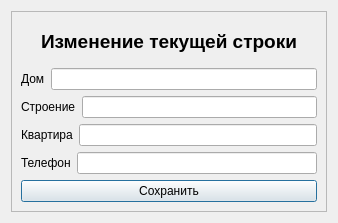
<?xml version="1.0" encoding="UTF-8"?>
<ui version="4.0">
 <class>UpdateWindow</class>
 <widget class="QDialog" name="UpdateWindow">
  <property name="geometry">
   <rect>
    <x>0</x>
    <y>0</y>
    <width>338</width>
    <height>223</height>
   </rect>
  </property>
  <property name="windowTitle">
   <string>Изменить</string>
  </property>
  <layout class="QVBoxLayout" name="verticalLayout_2">
   <item>
    <widget class="QFrame" name="frame">
     <property name="frameShape">
      <enum>QFrame::StyledPanel</enum>
     </property>
     <property name="frameShadow">
      <enum>QFrame::Raised</enum>
     </property>
     <layout class="QVBoxLayout" name="verticalLayout">
      <item>
       <widget class="QLabel" name="InsertWindowName">
        <property name="font">
         <font>
          <pointsize>14</pointsize>
          <weight>75</weight>
          <bold>true</bold>
         </font>
        </property>
        <property name="text">
         <string>Изменение текущей строки</string>
        </property>
        <property name="alignment">
         <set>Qt::AlignCenter</set>
        </property>
       </widget>
      </item>
      <item>
       <layout class="QHBoxLayout" name="horizontalLayout_5">
        <item>
         <widget class="QLabel" name="BldnLabel">
          <property name="text">
           <string>Дом</string>
          </property>
         </widget>
        </item>
        <item>
         <widget class="QLineEdit" name="BldnInput"/>
        </item>
       </layout>
      </item>
      <item>
       <layout class="QHBoxLayout" name="horizontalLayout_6">
        <item>
         <widget class="QLabel" name="Bldn_hLabel">
          <property name="text">
           <string>Строение</string>
          </property>
         </widget>
        </item>
        <item>
         <widget class="QLineEdit" name="Bldn_hInput"/>
        </item>
       </layout>
      </item>
      <item>
       <layout class="QHBoxLayout" name="horizontalLayout_7">
        <item>
         <widget class="QLabel" name="ApprLabel">
          <property name="text">
           <string>Квартира</string>
          </property>
         </widget>
        </item>
        <item>
         <widget class="QLineEdit" name="ApprInput"/>
        </item>
       </layout>
      </item>
      <item>
       <layout class="QHBoxLayout" name="horizontalLayout_8">
        <item>
         <widget class="QLabel" name="PhoneLabel">
          <property name="text">
           <string>Телефон</string>
          </property>
         </widget>
        </item>
        <item>
         <widget class="QLineEdit" name="PhoneInput"/>
        </item>
       </layout>
      </item>
      <item>
       <widget class="QPushButton" name="SaveButton">
        <property name="text">
         <string>Сохранить</string>
        </property>
       </widget>
      </item>
     </layout>
    </widget>
   </item>
  </layout>
 </widget>
 <resources/>
 <connections/>
</ui>
